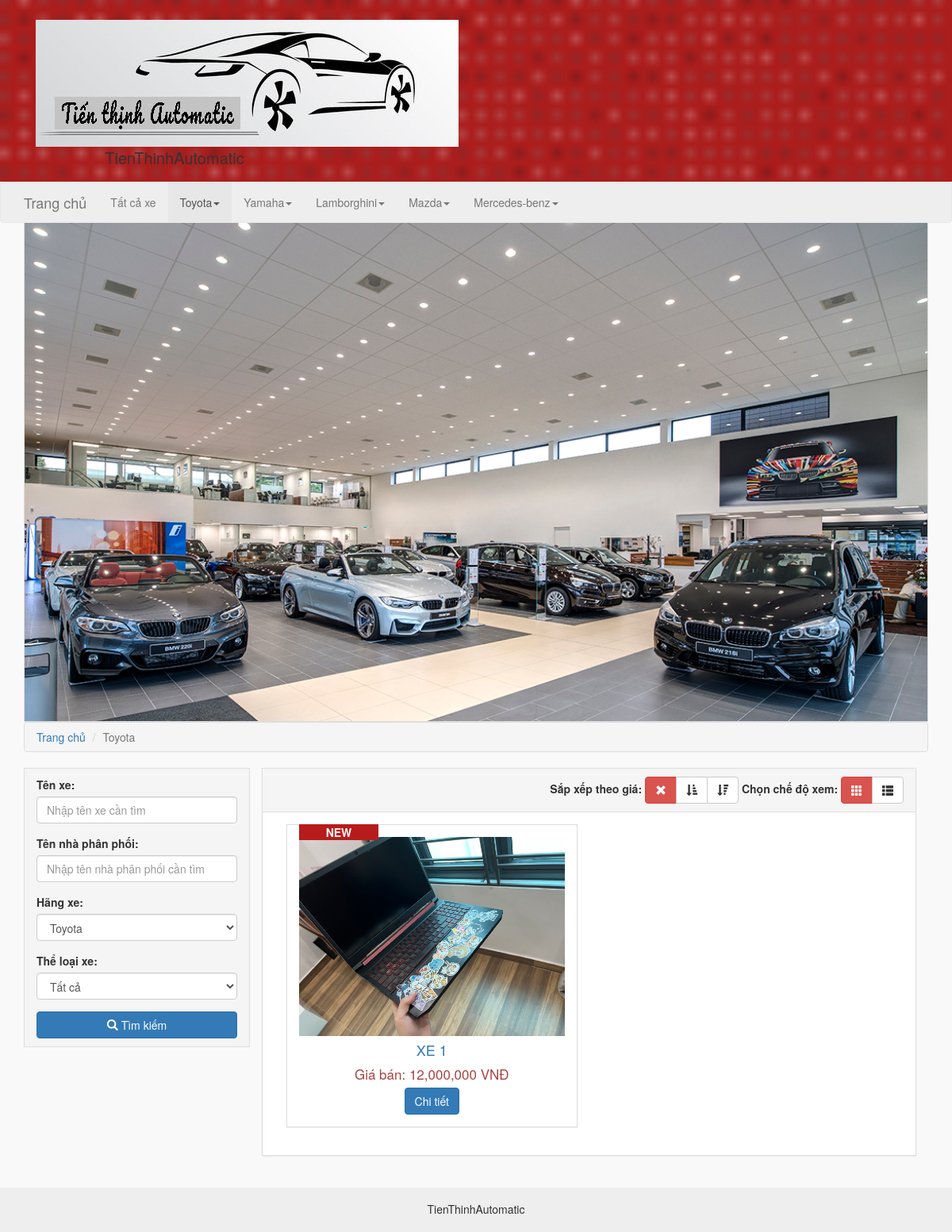
Screenshot of /index.php?c=Xe&act=DanhSach&madms=1 with the database file from the repository.
### tables this page shows
CREATE TABLE `hangxe` (
  `MADMS` int(11) NOT NULL,
  `TENDMS` varchar(40) DEFAULT NULL
);

CREATE TABLE `xe` (
  `MAXE` int(11) NOT NULL,
  `MANPP` int(11) DEFAULT NULL,
  `MALOAI` int(11) DEFAULT NULL,
  `MADMS` int(11) DEFAULT NULL,
  `MAKHO` int(11) DEFAULT NULL,
  `TENXE` varchar(100) DEFAULT NULL,
  `GIABAN` bigint(20) DEFAULT NULL,
  `BAIGIOITHIEU` mediumtext DEFAULT NULL,
  `HINH` varchar(200) DEFAULT NULL,
  `KICHTHUOC` varchar(100) DEFAULT NULL,
  `SOLUONG` int(11) DEFAULT NULL,
  `DUNGTICHXILANH` int(11) DEFAULT NULL,
  `CONLAI` int(11) DEFAULT NULL,
  `NGAYXX` date DEFAULT NULL
);

### Controller/DanhMuc/DanhMuc.php (called while the page is built)
<?php
	include_once("Model/DanhMuc.php");
	include_once("Model/LoaiXe.php");
	$danhmuc = new DanhMuc();
	$ls = new LoaiXe();
	$result = $danhmuc->LayDanhMuc();
	for ($i=0; $i < count($result); $i++) {
		$result[$i]['DSLoaiSach'] = $ls->LayLoaiSachTheoDanhMuc($result[$i]['MADMS']);
	}
	include_once("View/DanhMuc/DanhMuc.php");
?>

### Model/DataProvider.php (called while the page is built, shortened)
<?php
class DataProvider
{
	private $link;
	function __construct()
	{
		$this->link=mysqli_connect("localhost","root","","car_showroom_3");
	}
	function ExecuteQuery($sql)
	{
		mysqli_query($this->link,"set names 'utf8'");
		return mysqli_query($this->link, $sql);
	}
	function Fetch($sql)
	{
		$result=$this->ExecuteQuery($sql);
		return mysqli_fetch_assoc($result);
	}
	function FetchAll($sql)
	{
		$result=$this->ExecuteQuery($sql);
		$arr=array();
		while($row=mysqli_fetch_assoc($result))
		{
			$arr[]=$row;
		}
		return $arr;
	}
}
?>

### Model/DanhMuc.php (called while the page is built, shortened)
<?php
	include_once("DataProvider.php");
	class DanhMuc
	{
		private $cn;
		function __construct(){
			$this->cn = new DataProvider();
		}
		function LayDanhMuc(){
			$sql = "select * from HANGXE";
			return $this->cn->FetchAll($sql);
		}
		function LayDanhMucTheoMa($id){
			$sql = "select * from HANGXE where MADMS = $id";
			return $this->cn->Fetch($sql);
		}
	}
?>

### Model/LoaiXe.php (called while the page is built, shortened)
<?php
	include_once("DataProvider.php");
	class LoaiXe
	{
		private $cn;
		function __construct(){
			$this->cn = new DataProvider();
		}
		function LayLoaiSachTheoDanhMuc($madms)
		{
			$sql = "SELECT * FROM LOAIXE WHERE MALOAI IN (SELECT MALOAI FROM XE WHERE MADMS = $madms)";
			return $this->cn->FetchAll($sql);
		}
	}
?>

### Controller/Xe/Breadcrumb.php (called while the page is built, shortened)
<?php
	if(!isset($_REQUEST['btnTimKiem']))
	{
		include_once("Model/DanhMuc.php");
		include_once("Model/LoaiXe.php");
		include_once("Model/Xe.php");
		if(isset($_GET["madms"]) && $_GET["madms"] > 0)
		{
			$dms = new DanhMuc();
			$result_dms = $dms->LayDanhMucTheoMa($_GET['madms']);
		}
	}
	else
	{
		$timkiem = true;
	}
	include_once("View/Xe/Breadcrumb.php");
?>

### Controller/Xe/DanhSach.php (called while the page is built, shortened)
<?php
	include_once("Model/Xe.php");
	include_once("Model/DanhMuc.php");
	include_once("Model/LoaiXe.php");
	$sach = new Xe();
	$dms = new DanhMuc();
	$result_dms = $dms->LayDanhMuc();
	$tensach = '';
	$tentg = '';
	$dms_id = 0;
	$ls_id = 0;
	$gia1 = -1;
	$gia2 = -1;
	$sapxep = 0;
	$offset = 0;
	if(isset($_GET['madms']))
	{
		$dms_id = $_GET['madms'];
	}
	if(isset($_GET['top']))
	{
		if($_GET['top'] == 'banchay')
		{
			$result = $sach->LaySachBanChay($sapxep);
		}
		else if($_GET['top'] == 'moixb')
		{
			$count_book = count($sach->LaySachMoiXB($sapxep, -1));
			$result=$sach->LaySachMoiXB($sapxep, $offset);
		}
	}
	else
	{
		$count_book = count($sach->LaySachTheoYeuCau($tensach, $tentg, $dms_id, $ls_id, $gia1, $gia2, $sapxep, -1));
		$result = $sach->LaySachTheoYeuCau($tensach, $tentg, $dms_id, $ls_id, $gia1, $gia2, $sapxep, $offset);
	}
	include_once("View/Xe/DanhSach.php");
?>

### Model/Xe.php (called while the page is built, shortened)
<?php
	include_once("DataProvider.php");
	class Xe
	{
		private $cn;
		function __construct(){
			$this->cn = new DataProvider();
		}
		function LaySachTheoYeuCau($tensach, $tentg, $dms, $ls, $gia1, $gia2, $sapxep, $offset)
		{
			$sql = "SELECT * FROM XE S JOIN KHO NXB ON S.MAKHO = NXB.MAKHO JOIN NHAPHANPHOI TG ON TG.MANPP = S.MANPP JOIN HANGXE DMS ON S.MADMS = DMS.MADMS JOIN LOAIXE LS ON LS.MALOAI = S.MALOAI";
			$sql.= " WHERE S.TENXE LIKE '%$tensach%'";
			$sql.=" AND TG.TENNPP LIKE '%$tentg%'";
			if($dms != 0)
			{
				$sql.= " AND S.MADMS = $dms";
			}
			if($offset > -1)
				$sql.= " LIMIT ".ITEMS_PAGE." OFFSET $offset";
			return $this->cn->FetchAll($sql);
		}
	}
?>

### View/Xe/DanhSach.php (the view, shortened to what this page needs)
<div class="container">
	<div class="col-xs-3 col-sm-3 col-md-3 col-lg-3 aside" >
		<form role="form" id="frmTimKiem">
			<div class="form-group">
				<label for="txtTenSach">Tên xe: </label>
				<input type="text" class="form-control" name="tensach" id="txtTenSach" placeholder="Nhập tên xe cần tìm" <?php if(!empty($_GET['tensach'])) echo "value='{$_GET['tensach']}'"; ?>>
			</div>
			<div class="form-group">
				<label for="txtTenTG">Tên nhà phân phối: </label>
				<input type="text" class="form-control" name="tentg" id="txtTenTG" placeholder="Nhập tên nhà phân phối cần tìm" <?php if(!empty($_GET['tentg'])) echo "value='{$_GET['tentg']}'"; ?>>
			</div>
			<div class="form-group">
				<label for="madms">Hãng xe: </label>
				<select class="form-control" name="madms" id="cmbDanhMuc">
					<?php
						foreach ($result_dms as $row) {
							if(isset($dms_id) && $dms_id == $row['MADMS'])
								echo "<option selected value='{$row['MADMS']}'>{$row['TENDMS']}</option>";
							else
								echo "<option value='{$row['MADMS']}'>{$row['TENDMS']}</option>";
						}
					?>
				</select>
			</div>
			<div class="form-group">
				<label for="maloai">Thể loại xe: </label>
				<select class="form-control" name="maloai" id="cmbTheLoai">
					<?php
						if($ls_id == 0)
							echo "<option selected value='0'>Tất cả</option>";
						else
							echo "<option value='0'>Tất cả</option>";
					?>
				</select>
			</div>
			<button type="submit" name="btnTimKiem" class="btn btn-primary btn-block"><span class="glyphicon glyphicon-search" aria-hidden="true"></span> Tìm kiếm</button>
		</form>
	</div>
	<div class="col-xs-9 col-sm-9 col-md-9 col-lg-9">
		<div class="panel panel-default">
			<div class="panel-heading text-right">
				<strong>Sắp xếp theo giá: </strong>
				<div class="btn-group">
					<button type="button" id="btnXoaSX" <?php if($sapxep == 0) echo "class='btn btn-danger'"; else echo "class='btn btn-default'"; ?>><span class="glyphicon glyphicon-remove" aria-hidden="true"></span></button>
					<button type="button" id="btnTangDan" <?php if($sapxep == 1) echo "class='btn btn-danger'"; else echo "class='btn btn-default'"; ?>><span class="glyphicon glyphicon-sort-by-attributes" aria-hidden="true"></span></button>
					<button type="button" id="btnGiamDan" <?php if($sapxep == -1) echo "class='btn btn-danger'"; else echo "class='btn btn-default'"; ?>><span class="glyphicon glyphicon-sort-by-attributes-alt" aria-hidden="true"></span></button>
				</div>
				<strong>Chọn chế độ xem: </strong>
				<div class="btn-group">
					<button type="button" id="btnGrid" <?php if(!isset($_GET['danght']) || (isset($_GET['danght']) && $_GET['danght'] != "list")) echo "class='btn btn-danger'"; else echo "class='btn btn-default'"; ?>><span class="glyphicon glyphicon-th" aria-hidden="true"></span></button>
					<button type="button" id="btnList" <?php if(isset($_GET['danght']) && $_GET['danght'] == "list") echo "class='btn btn-danger'"; else echo "class='btn btn-default'"; ?>><span class="glyphicon glyphicon-th-list" aria-hidden="true"></span></button>
				</div>
			</div>
			<div class="panel-body">
<?php
	if(count($result) == 0)
	{
		echo "<h5>Không có xe. Bạn hãy tìm kiếm với từ khoá khác.</h5>";
	}
	else
	{
		foreach ($result as $row) {
			$gia = number_format($row['GIABAN']);
			$moi = '';
			$ngayxb = $row['NGAYXX'];
			if($ngayxb != '')
			{
				$today = date('Y-m-d');
				$diff = date_diff(date_create($today), date_create($ngayxb));
				$day = $diff->format("%a");
				if(intval($day) <= 30)
				{
					$moi = '<div class="moi">NEW</div>';
				}
			}
			if($row['CONLAI'] > 0)
			{
				$button = '';
			}
			else
			{
				$button = '<button type="button" class="btn btn-danger disabled">Hết hàng</button>';
			}
			if(isset($_GET['danght']) && $_GET['danght'] == "list")
			{
				$item = <<<EOD
				<div class="col-xs-12 col-sm-12 col-md-12 col-lg-12">
					<div class="panel panel-default panel-sach">
						<div class="panel-body">
							<div class="col-sm-4 text-center">
								<img class="biasach" src="hinh/{$row['HINH']}">
								$moi
							</div>
							<div class="col-sm-8">
								<div class="tensach"><a href="index.php?c=Xe&act=ChiTiet&madms={$row['MADMS']}&maloai={$row['MALOAI']}&masach={$row['MAXE']}">{$row['TENXE']}</a></div>
								<div class="tentg">Nhà phân phối: {$row['TENNPP']}</div>
								<div class="tennxb">Nhà phân phối: {$row['TENKHO']}</div>
								<div class="giaban text-danger">Giá bán: $gia VNĐ</div>
								<form method="post">
									<input type="hidden" name="masach" value="{$row['MAXE']}">
									<input type="hidden" name="btnThem">
									<div class="btn-group">
										$button
										<a href="index.php?c=Xe&act=ChiTiet&madms={$row['MADMS']}&maloai={$row['MALOAI']}&masach={$row['MAXE']}" class="btn btn-primary">Chi tiết</a>
									</div>
								</form>
							</div>
						</div>
					</div>
				</div>
EOD;
				echo $item;
			}
			else
			{
				$item = <<<EOD
				<div class="col-xs-6 col-sm-6 col-md-6 col-lg-6">
					<div class="panel panel-default panel-sach">
						<div class="panel-body text-center">
							<img class="biasach" src="hinh/{$row['HINH']}">
							$moi
							<div class="tensach text-ellipsis"><a href="index.php?c=Xe&act=ChiTiet&madms={$row['MADMS']}&maloai={$row['MALOAI']}&masach={$row['MAXE']}">{$row['TENXE']}</a></div>
							<div class="giaban text-danger">Giá bán: $gia VNĐ</div>
							<form method="post">
								<input type="hidden" name="masach" value="{$row['MAXE']}">
								<input type="hidden" name="btnThem">
								<div class="btn-group">
									$button
									<a href="index.php?c=Xe&act=ChiTiet&madms={$row['MADMS']}&maloai={$row['MALOAI']}&masach={$row['MAXE']}" class="btn btn-primary">Chi tiết</a>
								</div>
							</form>
						</div>
					</div>
				</div>
EOD;
				echo $item;
			}
		}
	}
?>
			</div>
		</div>
	</div>
</div>

### View/DanhMuc/DanhMuc.php (shortened to what this page needs)
<?php
	echo '<ul class="nav navbar-nav">';
	if(isset($_REQUEST['madms']) && $_REQUEST['madms'] == 0)
		echo '<li class="active"><a href="index.php?c=Xe&act=DanhSach&madms=0&maloai=0">Tất cả xe</a></li>';
	else
		echo '<li><a href="index.php?c=Xe&act=DanhSach&madms=0&maloai=0">Tất cả xe</a></li>';
	foreach ($result as $row) {
		$active = '';
		if(isset($_REQUEST['madms']) && $_REQUEST['madms'] == $row['MADMS'])
			$active = 'active';
		$dms = <<< EOD
		<li class="dropdown $active">
			<a href='index.php?c=Xe&act=DanhSach&madms={$row['MADMS']}' class="dropdown-toggle" data-toggle="dropdown"> {$row['TENDMS']}<b class="caret"></b></a>
			<ul class="dropdown-menu">
EOD;
		echo $dms;
		echo "</ul></li>";
	}
?>
</ul>

### View/Xe/Breadcrumb.php (shortened to what this page needs)
<div class="container">
	<ol class="breadcrumb">
		<li>
			<a href="index.php">Trang chủ</a>
		</li>
		<?php
			if(isset($timkiem))
			{
				echo "<li class='active'>Kết quả tìm kiếm</li>";
			}
			else
			{
				if(isset($_REQUEST['top']))
				{
					if($_REQUEST['top'] == 'banchay')
					{
						echo "<li class='active'>Xe bán chạy</li>";
					}
					else if($_REQUEST['top'] == 'moixb')
					{
						echo "<li class='active'>Xe mới xuất bản</li>";
					}
				}
				else
				{
					if($_REQUEST['madms'] == 0)
					{
						echo "<li class='active'>Tất cả</li>";
					}
					else
					{
						if(!isset($result_ls))
						{
							echo "<li class='active'>{$result_dms['TENDMS']}</li>";
						}
					}
				}
			}
		?>
	</ol>
</div>

### index.php (style rules this page uses)
body { background-color: #f9f9f9; }
.panel { border-radius: 0; }
.panel-sach { transition: box-shadow 0.5s; }
.panel-sach .tensach { font-size: 18px; padding: 5px 0; }
.panel-sach .tensach.text-ellipsis { width: 100%; white-space: nowrap; text-overflow: ellipsis; overflow: hidden; }
.panel-sach .biasach { width: 100%; }
.panel-sach .moi { width: 100px; height: 20px; background-color: #b71c1c; color: white; font-weight: bold; position: absolute; top: 0; }
.panel-sach .giaban, .panel-sach .tentg, .panel-sach .tennxb { padding-bottom: 5px; font-size: 17px; }

### View/Xe/Breadcrumb.php (style rules this page uses)
.breadcrumb { border: 1px solid #ddd; }

### View/Xe/DanhSach.php (style rules this page uses)
.aside { background-color: #f5f5f5; border: 1px solid #ddd; padding-top: 10px; padding-bottom: 10px; }

### rows the page displays
hangxe: TENDMS "Toyota"
hangxe: TENDMS "Yamaha"
hangxe: TENDMS "Lamborghini"
hangxe: TENDMS "Mazda"
hangxe: TENDMS "Mercedes-benz"
xe: HINH (picture), NGAYXX "NEW", TENXE "XE 1", GIABAN "12,000,000"

### other values shown
form field madms "Toyota"
